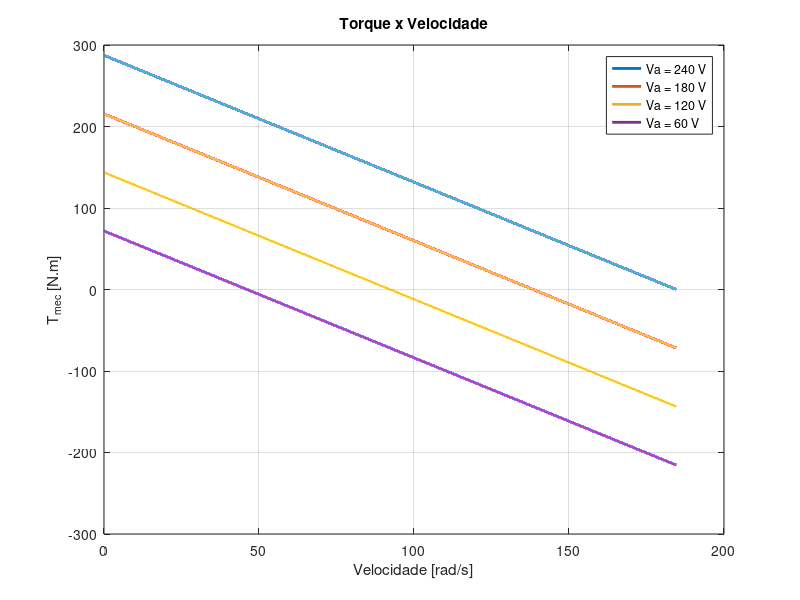

Source code (MATLAB):
clc
clear;

% Caracteristicas do motor
% Preset Model 13
Ra = 1.086; % Resistencia de armadura
w0 = 184.61; % Velocidade a vazio
kphi = 1.3; % K phi nominal

Va = 240; % Tensão de terminal
Pmech = linspace(0,w0,100000); % Potência mecânica

Te = kphi*((Va-kphi*Pmech))/Ra;
plot(Pmech,Te,'LineWidth',2)

title('Torque x Velocidade')
ylabel('T_{mec} [N.m]')
xlabel('Velocidade [rad/s]')
grid on
hold on

Va2 = 240*0.75; % Tensão de terminal 75%
Te = kphi*((Va2-Pmech*kphi))/Ra;
plot(Pmech,Te,'LineWidth',2)
hold on

Va3 = 240*0.5; % Tensão de terminal 50%
Te = kphi*((Va3-Pmech*kphi))/Ra;
plot(Pmech,Te,'LineWidth',2)
hold on

Va4 = 240*0.25; % Tensão de terminal 25%
Te = kphi*((Va4-Pmech*kphi))/Ra;
plot(Pmech,Te,'LineWidth',2)

legend('Va = 240 V','Va = 180 V','Va = 120 V','Va = 60 V')
hold off